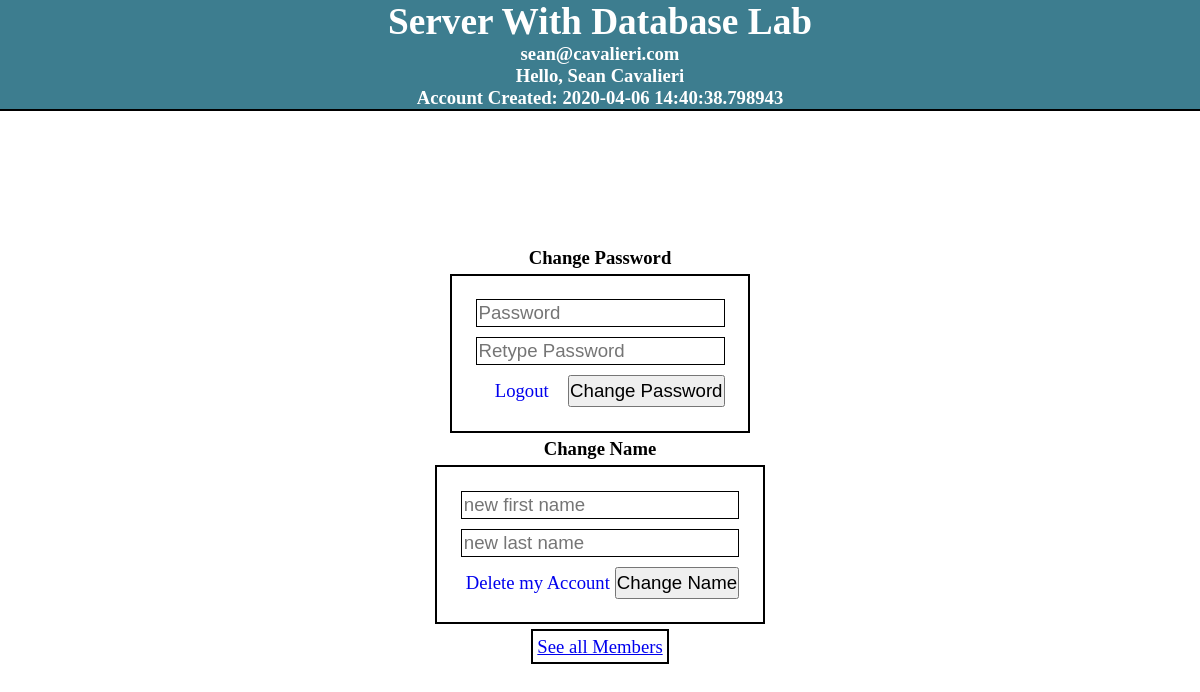
Screenshot of /view (signed in) with the database file from the repository.
### tables this page shows
CREATE TABLE accounts (
	id INTEGER NOT NULL, 
	username VARCHAR(255) NOT NULL, 
	password VARCHAR(255) NOT NULL, 
	PRIMARY KEY (id)
);

CREATE TABLE profiles (
	id INTEGER NOT NULL, 
	"firstName" VARCHAR(255) NOT NULL, 
	"lastName" VARCHAR(255) NOT NULL, 
	"userID" INTEGER, 
	"dateAdded" DATETIME, 
	PRIMARY KEY (id)
);

### server/routes.py (the view, shortened to what this page needs)
@app.route('/view')
def view():
    sessionID = request.cookies.get('userID')
    if not(sessionID in sessionTokens):
        return redirect(url_for('index'))
    id = request.args.get("id")
    token = uuid4()
    csrfTokens[str(token)]=True
    info = database.viewProfileOf(sessionTokens[sessionID])
    return render_template('view.html', csrf=token, info=info)

### server/database.py (called while the page is built)
def viewProfileOf(username):
    connection = engine.connect()
    query = db.select([accounts]).where(accounts.columns.username == username)
    ResultProxy = connection.execute(query)
    resultRow = ResultProxy.fetchone()
    if(resultRow):
        id = resultRow[0]
        query2 = db.select([profiles]).where(profiles.columns.userID == id)
        ResultProxy2 = connection.execute(query2)
        resultRow2 = ResultProxy2.fetchone()
        if resultRow2:
            arr = [username]
            arr.append(resultRow2[1])
            arr.append(resultRow2[2])
            arr.append(resultRow2[3])
            arr.append(resultRow2[4])
            return arr
    return []

### server/templates/view.html (shortened to what this page needs)
<!DOCTYPE html>
<html>
    <head>
        <link rel='stylesheet' href='/static/style.css' />
    </head>
    <body>
        <header>
            Server With Database Lab
            <div>
                {{info[0]}}
            </div>
            <div>
                Hello, {{info[1]}} {{info[2]}}
            </div>
            <div>
                Account Created: {{info[4]}}
            </div>
        </header>
        {% if theirInfo %}
            <div class='content'>
                <div class='form-title'> You are Viewing User: {{theirInfo[0]}} </div>
                <div> First Name: {{theirInfo[1]}} </div>
                <div> Last Name: {{theirInfo[2]}} </div>
                <div> Account Created: {{theirInfo[4]}} </div>
            </div>
        {% else %}
            <div class='content'>
                <div class='form-title'> Change Password </div>
                <form method='POST' action='/register'>
                    <input type='password' name='password' placeholder='Password' required/>
                    <input type='password' name='vpassword' placeholder='Retype Password' required/>
                    <div>
                        <a href='/logout?csrf={{csrf}}'>Logout</a>
                        <input type='submit' value='Change Password'/>
                    </div>
                </form>
                <div class='form-title'> Change Name </div>
                <form method='POST' action='/changeName'>
                    <input type='text' name='fName' placeholder='new first name' required/>
                    <input type='text' name='lName' placeholder='new last name' required/>
                    <div>
                        <a href='/deleteAccount?csrf={{csrf}}'>Delete my Account</a>
                        <input type='submit' value='Change Name'/>
                    </div>
                </form>
                <a href='/members' style="border: 2px solid black; margin: 5px; padding: 0.25em">See all Members</a>
            </div>
        {% endif %}
    </body>
</html>

### server/static/style.css (style rules this page uses)
* { margin: 0; padding: 0; font-size: 14pt; box-sizing: border-box; }
body { min-width: 100vw; min-height: 100vh; display: flex; flex-direction: column; }
header { min-height: 10vh; border-bottom: 2px solid black; font-size: 2rem; color: white; font-weight: bold; background-color: #3d7d8f; display: flex; flex-direction: column; align-items: center; justify-content: center; }
div.content { flex-grow: 1; display: flex; flex-direction: column; align-items: center; justify-content: center; }
div.form-title { font-weight: bold; padding: 5px; }
form { display: flex; flex-direction: column; border: 2px solid black; padding: 1em; max-width: 30vw; margin: 0 auto; }
form > input { padding: 2px; margin: 5px; border: 1px solid black; }
form > div { display: flex; margin: 5px; }
form > div > a { text-decoration: none; align-self: center; text-align:center; padding: 5px; flex-grow: 1; }

### rows the page displays
accounts: username "sean@cavalieri.com"
profiles: firstName "Sean", lastName "Cavalieri"

### other values shown
{{ info[4] }} "2020-04-06 14:40:38.798943"
